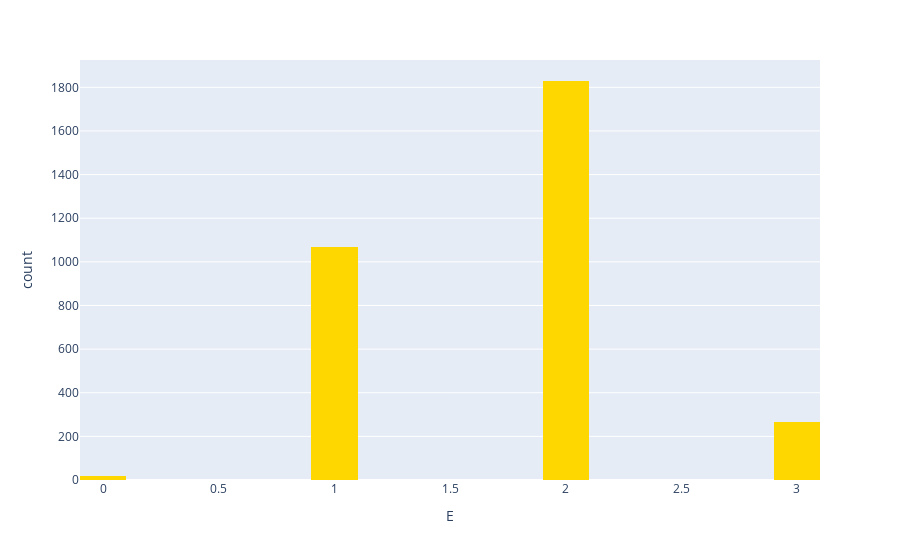

Here is the notebook cell this chart was saved with:
### Code cell
fig = px.histogram(csa, x="E",nbins = 20,color_discrete_sequence = ['gold'])
fig.show()

### Figure 1 — Plotly figure (JSON) as saved in the notebook; plotly's stock layout.template omitted (floating-point values rounded to 4 significant figures; data arrays with more than 128 entries replaced by an {"elided": "..."} marker saying what was removed)
{"data": [{"alignmentgroup": "True", "bingroup": "x", "hovertemplate": "E=%{x}<br>count=%{y}<extra></extra>", "legendgroup": "", "marker": {"color": "gold", "pattern": {"shape": ""}}, "name": "", "nbinsx": 20, "offsetgroup": "", "orientation": "v", "showlegend": false, "type": "histogram", "x": {"elided": "3179 int values"}, "xaxis": "x", "yaxis": "y"}], "layout": {"autosize": true, "barmode": "relative", "legend": {"tracegroupgap": 0}, "margin": {"t": 60}, "xaxis": {"anchor": "y", "autorange": true, "domain": [0, 1], "range": [-0.1, 3.1], "title": {"text": "E"}, "type": "linear"}, "yaxis": {"anchor": "x", "autorange": true, "domain": [0, 1], "range": [0, 1925.0], "title": {"text": "count"}}}}
